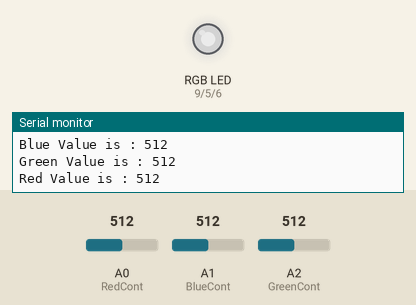
Bench run of a sketch on a simulated Arduino Uno, built with avr-gcc and run on an emulated ATmega328P. Parts: an RGB LED mixed from three pins (HIGH = lit), the last lines printed to the serial monitor. Inputs (shaded band) come from the test bench; at power-on: A0 (RedCont) = 512, A1 (BlueCont) = 512, A2 (GreenCont) = 512. Dim RGB values are drawn brighter than linear.

Above: at 1.2 s.
1.3 s: A0 (RedCont) set to 110
At 2.5 s:
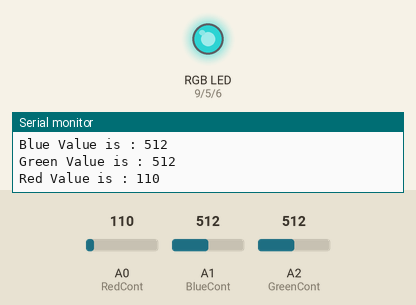
2.8 s: A0 (RedCont) set to 95
At 3.8 s:
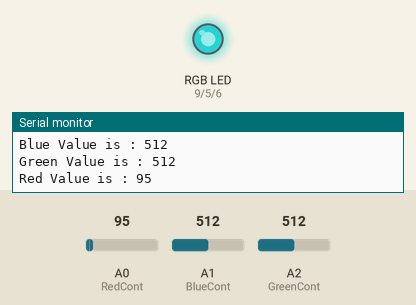
4.3 s: A1 (BlueCont) set to 109
At 5.5 s:
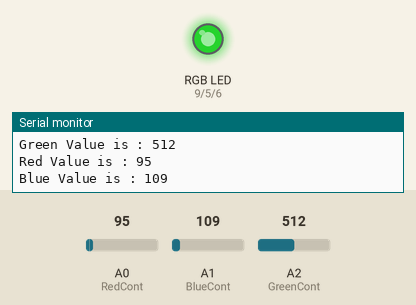
5.8 s: A1 (BlueCont) set to 93
At 7.2 s:
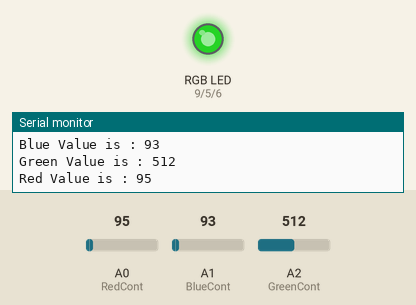
8.8 s: A2 (GreenCont) set to 104
At 10.0 s:
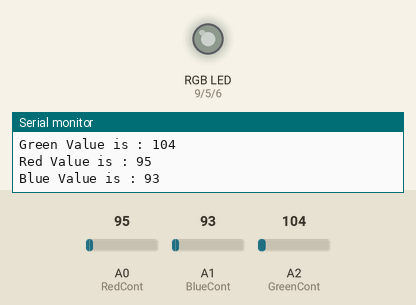
10.3 s: A2 (GreenCont) set to 91
At 10.8 s:
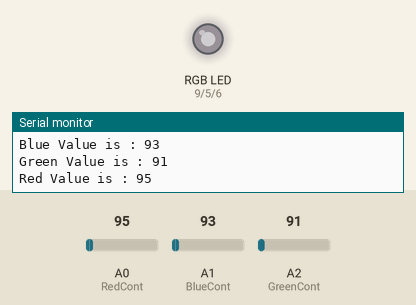
Timing chart, 0 to 13.3 s (numbered marks = the images above; inputs shaded):
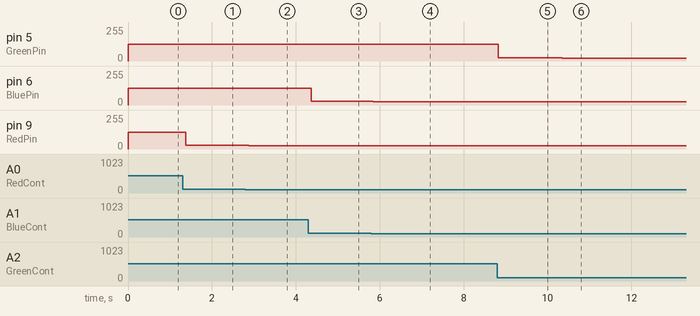

The sketch:

RGB_LED.ino
```cpp
// Generating Random Coloured Lights

const int RedPin = 9;
const int GreenPin = 5;
const int BluePin = 6;

const int RedCont = A0;
const int GreenCont = A2;
const int BlueCont = A1;

void setup()
{
  Serial.begin(9600);

  pinMode(RedPin, OUTPUT);
  pinMode(BluePin, OUTPUT);
  pinMode(GreenPin, OUTPUT);

  pinMode(RedCont, INPUT);
  pinMode(BlueCont, INPUT);
  pinMode(GreenCont, INPUT);
}

void loop()
{
  int Red = 0;
  int Green = 0;
  int Blue = 0;

  Red = analogRead(RedCont);
  Serial.print("Red Value is : ");
  Serial.println(Red);
  Blue = analogRead(BlueCont);
  Serial.print("Blue Value is : ");
  Serial.println(Blue);
  Green = analogRead(GreenCont);
  Serial.print("Green Value is : ");
  Serial.println(Green);

  Red = map(Red, 0, 1023, 0, 255);
  Green = map(Green, 0, 1023, 0, 255);
  Blue = map(Blue, 0, 1023, 0, 255);

  analogWrite(RedPin, Red);
  analogWrite(GreenPin, Green);
  analogWrite(BluePin, Blue);
}
```

Measured:
- after the input at 1.3 s, pin 9 (RedPin): 127/255 → 27/255 after 0.07 s
- after the input at 2.8 s, pin 9 (RedPin): 27/255 → 23/255 after 0.08 s
- after the input at 4.3 s, pin 6 (BluePin): 127/255 → 27/255 after 0.06 s
- after the input at 5.8 s, pin 6 (BluePin): 27/255 → 23/255 after 0.05 s
- after the input at 8.8 s, pin 5 (GreenPin): 127/255 → 25/255 at once
- after the input at 10.3 s, pin 5 (GreenPin): 25/255 → 22/255 after 0.05 s
